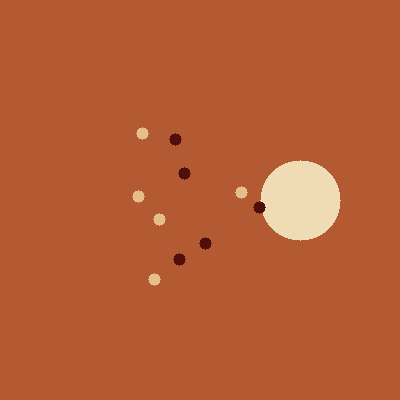

Reproduce this figure in Python.
import sys
import os
sys.path.append(os.path.dirname(os.path.dirname(os.path.abspath(__file__))))

import torch
from PIL import Image
import numpy as np
import predict_server

# We will create a fake image that passes the retina validation
h, w = 400, 400
img_arr = np.zeros((h, w, 3), dtype=np.uint8)
img_arr[:, :, 0] = 180  # Red dominant
img_arr[:, :, 1] = 90   # Green
img_arr[:, :, 2] = 50   # Blue

# Add a bright optic disc region to simulate human eye structure (avoiding center)
cy, cx = h // 2, w // 2
y, x = np.ogrid[:h, :w]
disc_mask = (x - cx - 100)**2 + (y - cy)**2 <= 40**2
img_arr[disc_mask, 0] = 240
img_arr[disc_mask, 1] = 220
img_arr[disc_mask, 2] = 180

# Now add some simulated hemorrhages (dark spots in green channel, e.g., Green = 20, Red = 80)
# We want these spots to be larger than 3x3 to survive morphological opening
for i in range(5):
    hy, hx = cy + np.random.randint(-80, 80), cx + np.random.randint(-80, 80)
    hem_mask = (x - hx)**2 + (y - hy)**2 <= 6**2
    img_arr[hem_mask, 0] = 80  # Darker red
    img_arr[hem_mask, 1] = 15  # Dark spot in green channel (should be < bg_mean - 2.8*bg_std)
    img_arr[hem_mask, 2] = 10

# Now add some simulated exudates (bright spots in green channel, e.g., Green = 180, Red = 220)
for i in range(5):
    ey, ex = cy + np.random.randint(-80, 80), cx + np.random.randint(-80, 80)
    ex_mask = (x - ex)**2 + (y - ey)**2 <= 6**2
    img_arr[ex_mask, 0] = 230
    img_arr[ex_mask, 1] = 190  # Bright spot in green channel (should be > bg_mean + 3.5*bg_std)
    img_arr[ex_mask, 2] = 140

# Save image
img = Image.fromarray(img_arr)
img.save("scratch/test_lesions.png")

# Test CV analysis directly!
exudate_pct, hemorrhage_pct = predict_server.analyze_retina_features(img)
print("\n--- CV DETECTION RESULTS ---")
print(f"Exudate Area Pct: {exudate_pct:.4f}%")
print(f"Hemorrhage Area Pct: {hemorrhage_pct:.4f}%")
print(f"Total Lesion Area Pct: {exudate_pct + hemorrhage_pct:.4f}%")
